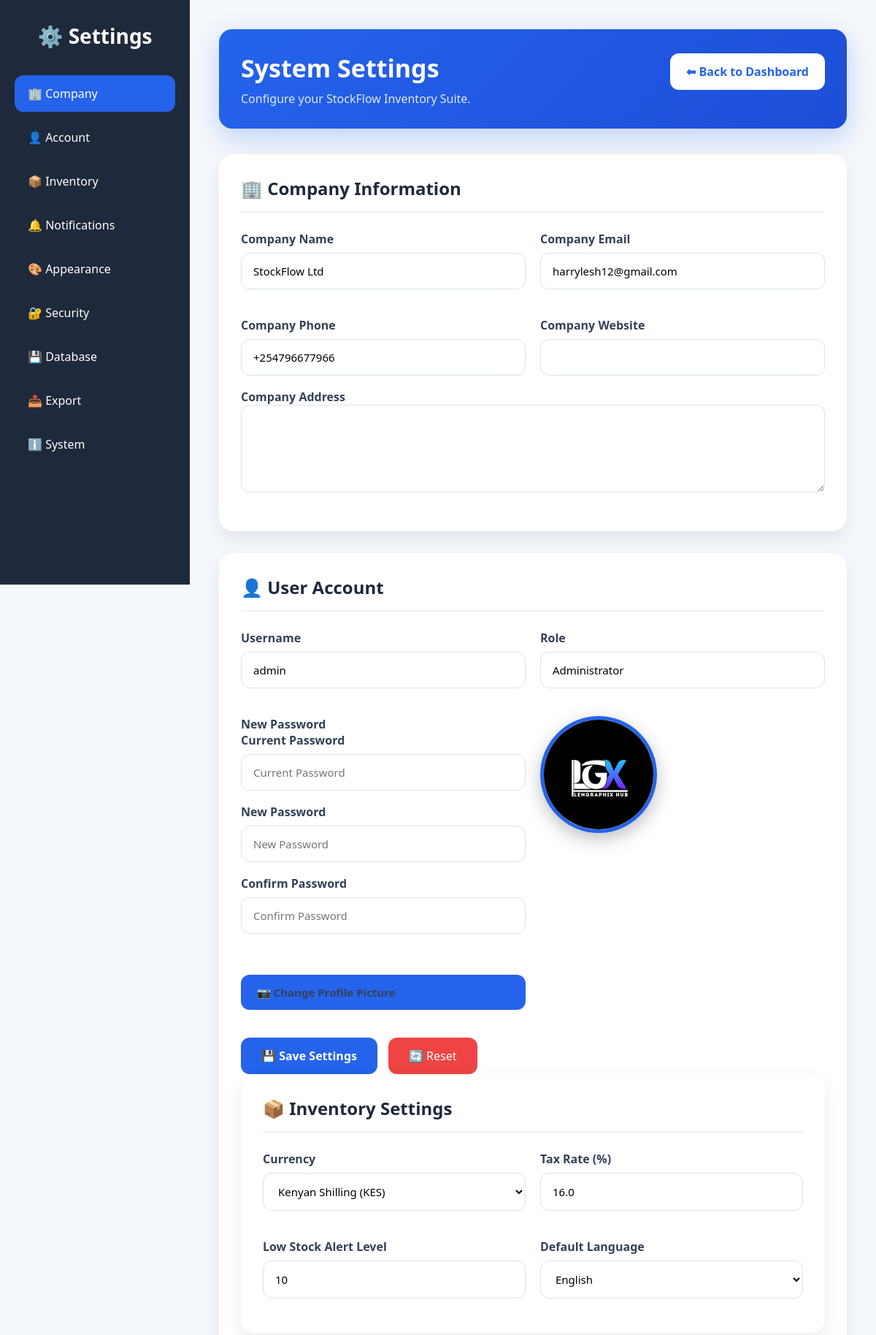
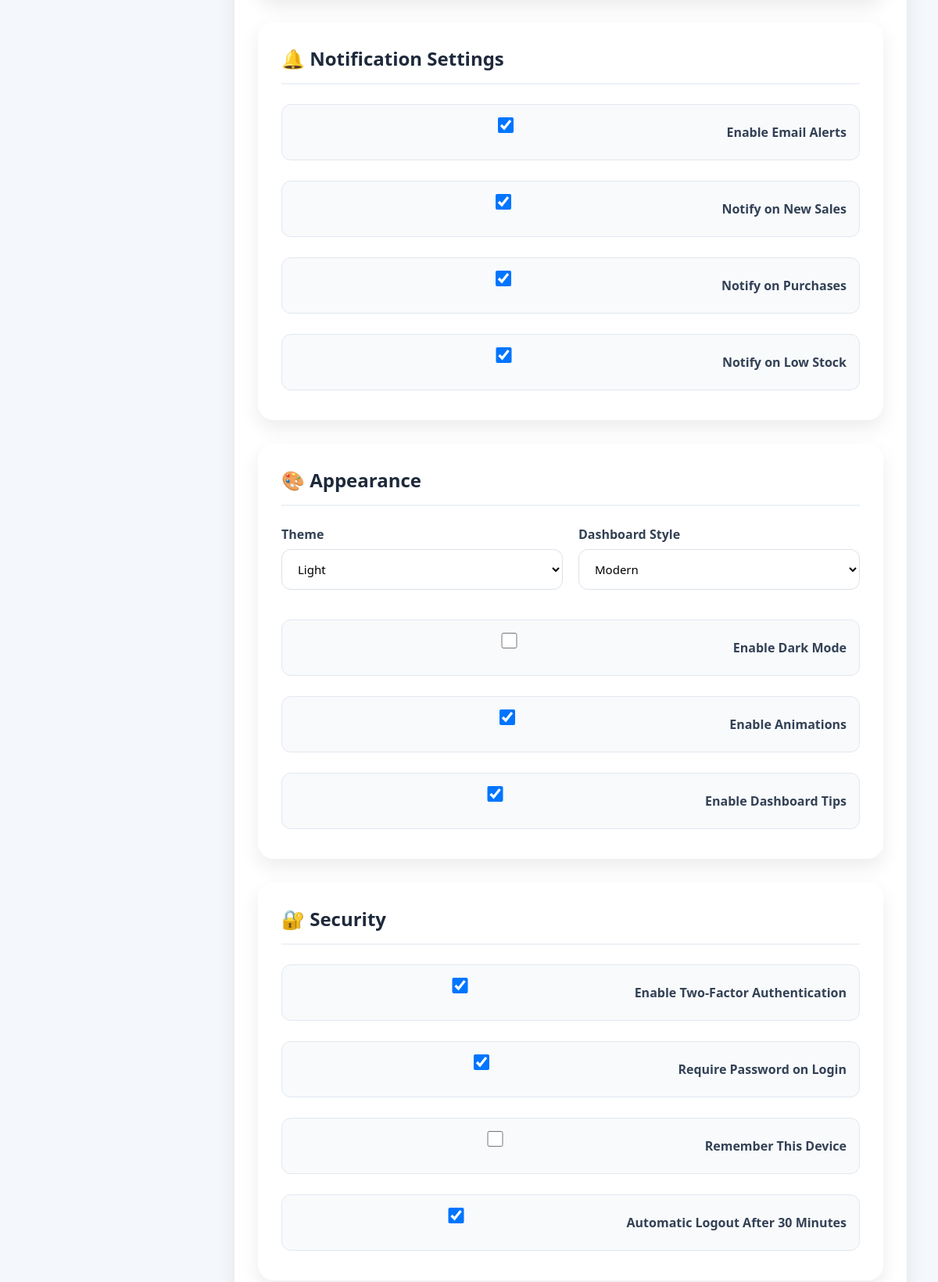
The app's page /settings (signed in, upper part) with its own data (2 pictures, top to bottom).
### tables this page shows
CREATE TABLE settings(

        id INTEGER PRIMARY KEY,

        company_name TEXT,

        company_email TEXT,

        company_phone TEXT,

        company_address TEXT,

        company_website TEXT,

        currency TEXT,

        tax_rate REAL,

        low_stock INTEGER,

        dark_mode INTEGER,

        email_alerts INTEGER,

        sales_alerts INTEGER,

        purchase_alerts INTEGER,

        stock_alerts INTEGER

    );

CREATE TABLE users(
      id INTEGER PRIMARY KEY AUTOINCREMENT,
      username TEXT UNIQUE NOT NULL,
      password TEXT NOT NULL
    , full_name TEXT, email TEXT, phone TEXT, profile_picture TEXT, role TEXT DEFAULT 'Administrator', last_login TEXT, created_at TEXT);

### app.py (the view, shortened to what this page needs)
@app.route("/settings", methods=["GET", "POST"])
def settings():
    if "user" not in session:
        return redirect("/")
    conn = sqlite3.connect("database.db")
    cursor = conn.cursor()
    cursor.execute("""
        SELECT *
        FROM users
        WHERE username=?
    """, (session["user"],))
    user = cursor.fetchone()
    cursor.execute("SELECT * FROM settings LIMIT 1")
    settings = cursor.fetchone()
    cursor.execute("""
        SELECT *
        FROM users
        WHERE username=?
    """, (session["user"],))
    user = cursor.fetchone()
    cursor.execute("SELECT * FROM settings LIMIT 1")
    settings = cursor.fetchone()
    conn.close()
    return render_template(
        "settings.html",
        user=user,
        settings=settings
    )

### templates/settings.html (shortened to what this page needs)
{% extends "layout.html" %}
{% block content %}
<div class="settings-wrapper">
    <aside class="settings-sidebar">
        <h2>⚙️ Settings</h2>
        <ul>
            <li class="active">
                <a href="#company">
                    🏢 Company
                </a>
            </li>
            <li>
                <a href="#account">
                    👤 Account
                </a>
            </li>
            <li>
                <a href="#inventory">
                    📦 Inventory
                </a>
            </li>
            <li>
                <a href="#notifications">
                    🔔 Notifications
                </a>
            </li>
            <li>
                <a href="#appearance">
                    🎨 Appearance
                </a>
            </li>
            <li>
                <a href="#security">
                    🔐 Security
                </a>
            </li>
            <li>
                <a href="#database">
                    💾 Database
                </a>
            </li>
            <li>
                <a href="#export">
                    📤 Export
                </a>
            </li>
            <li>
                <a href="#system">
                    ℹ️ System
                </a>
            </li>
        </ul>
    </aside>
    <main class="settings-content">
        <div class="settings-header">
            <div>
                <h1>System Settings</h1>
                <p>
                    Configure your StockFlow Inventory Suite.
                </p>
            </div>
            <a href="/dashboard" class="back-btn">
                ⬅ Back to Dashboard
            </a>
        </div>
        <form method="POST" enctype="multipart/form-data">
            <div class="settings-card" id="company">
                <h2>
                    🏢 Company Information
                </h2>
                <div class="form-grid">
                    <div>
                        <label>
                            Company Name
                        </label>
                        <input type="text" name="company_name" value="{{ settings[1] }}">
                    </div>
                    <div>
                        <label>
                            Company Email
                        </label>
                        <input type="email" name="company_email" value="{{ settings[2] }}">
                    </div>
                    <div>
                        <label>
                            Company Phone
                        </label>
                        <input type="text" name="company_phone" value="{{ settings[3] }}">
                    </div>
                    <div>
                        <label>
                            Company Website
                        </label>
                        <input type="text" name="company_website" value="{{ settings[5] }}">
                    </div>
                </div>
                <label>
                    Company Address
                </label>
                <textarea name="company_address" rows="4">{{ settings[4] }}</textarea>
            </div>
            <div class="settings-card" id="account">
                <h2>
                    👤 User Account
                </h2>
                <div class="form-grid">
                    <div>
                        <label>
                            Username
                        </label>
                        <input type="text" value="{{ session['user'] }}" readonly>
                    </div>
                    <div>
                        <label>
                            Role
                        </label>
                        <input type="text" value="Administrator" readonly>
                    </div>
                    <div>
                        <label>
                            New Password
                            <div>
                                <label>
                                    Current Password
                                </label>
                                <input type="password" name="current_password" placeholder="Current Password">
                            </div>
                            <div>
                                <label>
                                    New Password
                                </label>
                                <input type="password" name="new_password" placeholder="New Password">
                            </div>
                            <div>
                                <label>
                                    Confirm Password
                                </label>
                                <input type="password" name="confirm_password" placeholder="Confirm Password">
                            </div>
                    </div>
                    <div class="settings-avatar">
                        {% if user[6] %}
                        <img src="{{ url_for('static', filename='uploads/users/' + user[6]) }}">
                        {% else %}
                        <img src="{{ url_for('static', filename='images/default-user.png') }}">
                        {% endif %}
                    </div>
                    <label for="profile_picture" class="profile-btn">
                        📷 Change Profile Picture
                    </label>
                </div>
                <div class="settings-actions">
                    <button class="save-btn" type="submit">
                        💾 Save Settings
                    </button>
                    <button class="reset-btn" type="reset">
                        🔄 Reset
                    </button>
                </div>
                <div class="settings-card" id="inventory">
                    <h2>📦 Inventory Settings</h2>
                    <div class="form-grid">
                        <div>
                            <label>Currency</label>
                            <select name="currency">
                                <option value="KES" {% if settings[6]=="KES" %}selected{% endif %}>
                                    Kenyan Shilling (KES)
                                </option>
                            </select>
                        </div>
                        <div>
                            <label>Tax Rate (%)</label>
                            <input type="number" step="0.01" name="tax_rate" value="{{ settings[7] }}">
                        </div>
                        <div>
                            <label>Low Stock Alert Level</label>
                            <input type="number" name="low_stock" value="{{ settings[8] }}">
                        </div>
                        <div>
                            <label>Default Language</label>
                            <select>
                                <option selected>
                                    English
                                </option>
                            </select>
                        </div>
                    </div>
                </div>
                <div class="settings-card" id="notifications">
                    <h2>🔔 Notification Settings</h2>
                    <div class="checkbox-group">
                        <label>
                            <input type="checkbox" name="email_alerts" {% if settings[10] %}checked{% endif %}>
                            Enable Email Alerts
                        </label>
                        <label>
                            <input type="checkbox" name="sales_alerts" {% if settings[11] %}checked{% endif %}>
                            Notify on New Sales
                        </label>
                        <label>
                            <input type="checkbox" name="purchase_alerts" {% if settings[12] %}checked{% endif %}>
                            Notify on Purchases
                        </label>
                        <label>
                            <input type="checkbox" name="stock_alerts" {% if settings[13] %}checked{% endif %}>
                            Notify on Low Stock
                        </label>
                    </div>
                </div>
                <div class="settings-card" id="appearance">
                    <h2>🎨 Appearance</h2>
                    <div class="form-grid">
                        <div>
                            <label>
                                Theme
                            </label>
                            <select name="theme">
                                <option>
                                    Light
                                </option>
                            </select>
                        </div>
                        <div>
                            <label>
                                Dashboard Style
                            </label>
                            <select>
                                <option>
                                    Modern
                                </option>
                            </select>
                        </div>
                    </div>
                    <div class="checkbox-group">
                        <label>
                            <input type="checkbox" name="dark_mode" {% if settings[9] %}checked{% endif %}>
                            Enable Dark Mode
                        </label>
                        <label>
                            <input type="checkbox" checked>
                            Enable Animations
                        </label>
                        <label>
                            <input type="checkbox" checked>
                            Enable Dashboard Tips
                        </label>
                    </div>
                </div>
                <div class="settings-card" id="security">
                    <h2>🔐 Security</h2>
                    <div class="checkbox-group">
                        <label>
                            <input type="checkbox" checked>
                            Enable Two-Factor Authentication
                        </label>
                        <label>
                            <input type="checkbox" checked>
                            Require Password on Login
                        </label>
                        <label>
                            <input type="checkbox">
                            Remember This Device
                        </label>
                        <label>
                            <input type="checkbox" checked>
                            Automatic Logout After 30 Minutes
                        </label>
                    </div>
                </div>
        </form>
    </main>
</div>
{% endblock %}

### static/css/style.css (style rules this page uses)
* { margin: 0; padding: 0; box-sizing: border-box; font-family: 'Segoe UI', sans-serif; }
body { background: #0b1120; color: white; min-height: 100vh; display: flex; flex-direction: column; }
.active a { background: #3b82f6; }
form input { flex: 1; padding: 12px; border: none; border-radius: 10px; }
select { width: 100%; padding: 12px; border: none; border-radius: 10px; margin-bottom: 10px; }
.back-btn { display: inline-block; margin-bottom: 20px; padding: 10px 20px; background: #374151; color: white; text-decoration: none; border-radius: 10px; transition: .3s; font-weight: 600; }
.form-grid { display: grid; grid-template-columns: repeat(auto-fit, minmax(280px, 1fr)); gap: 20px; }
.form-grid label { display: block; margin-bottom: 8px; font-weight: 600; color: #334155; }
.form-grid input, .form-grid select { width: 100%; padding: 13px; border: 1px solid #d1d5db; border-radius: 10px; font-size: 15px; transition: .3s; }

### static/css/profile.css (style rules this page uses)
.profile-btn { background: #2563eb; color: white; border: none; padding: 14px 22px; border-radius: 12px; cursor: pointer; margin: 10px 10px 0 0; font-size: 15px; transition: .3s; }
.checkbox-group { display: flex; flex-direction: column; gap: 18px; }
.checkbox-group label { display: flex; align-items: center; gap: 12px; font-size: 16px; color: #334155; }
.checkbox-group input { width: 18px; height: 18px; cursor: pointer; }
.save-btn { background: #16a34a; color: white; border: none; padding: 14px 26px; border-radius: 12px; cursor: pointer; font-size: 15px; transition: .3s; }
.back-btn { background: #64748b; color: white; text-decoration: none; padding: 14px 26px; border-radius: 12px; transition: .3s; }

### records on screen
settings: company_name "StockFlow Ltd", company_email "harrylesh12@gmail.com", company_phone "+254796677966", currency "Kenyan Shilling (KES)", tax_rate "16.0", low_stock "10", email_alerts "☑", sales_alerts "☑", purchase_alerts "☑", stock_alerts "☑"
users: profile_picture (picture)
